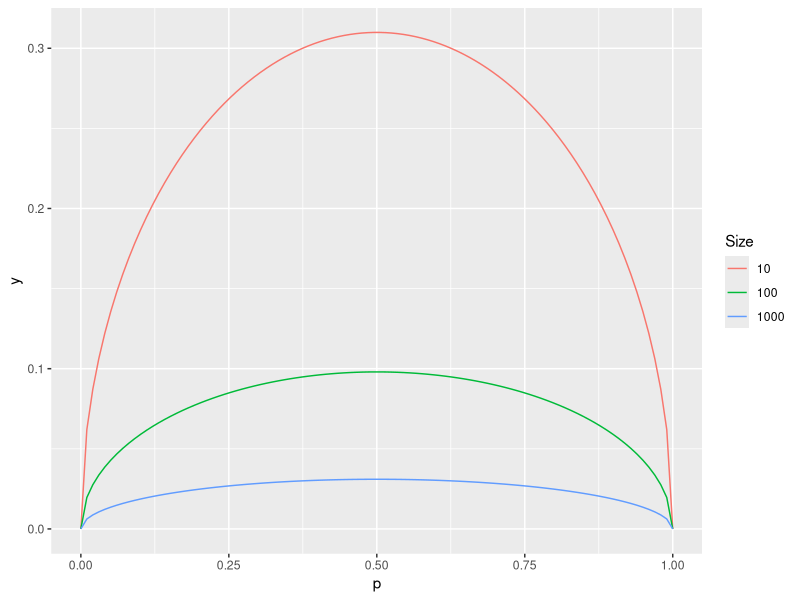

This chart was generated by the following R code:
npoints<-100
n<-c(10,100,1000)
p=rep(seq(0,1,length.out=npoints),length(n))
n<-rep(n,each=npoints)
library(ggplot2)
plot1<-ggplot(data = data.frame(p,n,y=qnorm(0.975)*sqrt(p*(1-p)/n),Size=factor(n)),
              aes(x=p, y=y, group=Size, colour = Size))+
  geom_line()
